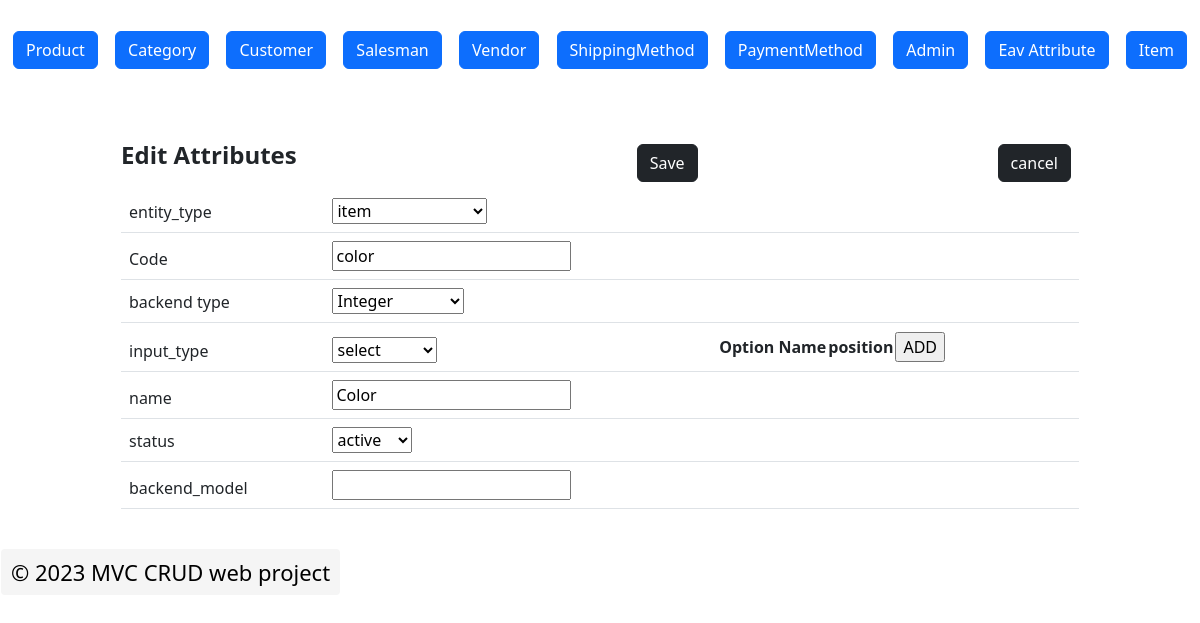
The app's page /index.php?c=eav_attribute&a=edit&attribute_id=28 with its own data.
### tables this page shows
CREATE TABLE `eav_attribute` (
  `attribute_id` int(11) NOT NULL,
  `entity_type_id` int(11) NOT NULL,
  `code` varchar(20) NOT NULL,
  `backend_type` varchar(20) DEFAULT NULL,
  `name` varchar(20) NOT NULL,
  `status` tinyint(4) NOT NULL,
  `backend_model` varchar(255) NOT NULL,
  `input_type` varchar(20) NOT NULL
);

### Block/Core/Template.php (called while the page is built, shortened)
<?php
class Block_Core_Template extends Model_Core_View
{
	protected $children = [];
	public function getChildren()
	{
		return $this->children;
	}
	public function addChild($key, $value)
	{
		$this->children[$key] = $value;
		return $this;
	}
}

### Model/Core/View.php (called while the page is built, shortened)
<?php
class Model_Core_View
{
	protected $template = null;
	protected $data = [];
	public function setTemplate($template)
	{
		$this->template = $template;
		return $this;
	}
	public function getTemplate()
	{
		return $this->template;
	}
	public function setData($data)
	{
		$this->data = $data;
		return $this;
	}
	public function getData($key = null)
	{
		if (array_key_exists($key, $this->data)) {
			return $this->data[$key];
		}
		return null;
	}
	public function render()
	{
		require "View" . DS . $this->getTemplate();
	}
	public function getUrl($action = null, $controller = null, $param = [], $reset = false)
	{
		return Ccc::getModel('Core_Url')->getUrl($action, $controller, $param, $reset);
	}
}

### Controller/Eav/Attribute.php (called while the page is built, shortened)
<?php
class Controller_Eav_Attribute extends Controller_Core_Action
{
	public function editAction()
	{
		try {
			$attributeId = (int) Ccc::getModel('Core_Request')->getParam('attribute_id');
			$layout = $this->getLayout();
			$attribute = Ccc::getModel('Core_Eav_attribute')->load($attributeId);
			$edit = $layout->createBlock('Core_Eav_Attribute_Edit')->setData(['attribute'=>$attribute]);
			$layout->getChild('content')->addChild('edit',$edit);
			$layout->render();
		} catch (Exception $e) {
			Ccc::getModel('Core_Message')->addMessages($e->getMessage(), Model_Core_Message::FAILURE);
		}
	}
}

### index.php (called while the page is built, shortened)
<?php
spl_autoload_register(function ($className) {
    $classPath = str_replace('_', '/', $className);
});
class Ccc
{
	public static function init()
	{
		$front = new Controller_Core_Front();
		$front->init();
	}
	public static function getModel($className)
	{
		return new $className();
	}
}
Ccc::init();
?>

### Block/Core/Eav/Attribute/Edit.php (called while the page is built, shortened)
<?php
class Block_Core_Eav_Attribute_Edit extends Block_Core_Template
{
	public function getAttribute()
	{
		$attribute = $this->getData('attribute');
		return $attribute;
	}
	public function getEntityType()
	{
		$sql = "SELECT * FROM `entity_type`";
		$typeData = Ccc::getModel('Core_Eav_Attribute_Option')->fetchAll($sql);
		return $typeData;
	}
}

### Model/Core/Table.php (called while the page is built, shortened)
<?php
class Model_Core_Table
{
	protected $data = [];
	protected $resource = null;
	protected $collection = null;
	public function setResource($resource)
	{
		$this->resource = $resource;
		return $this;
	}
	public function getResource()
	{
		if ($this->resource) {
			return $this->resource;
		}
		$resource = new ($this->resourceClass)();
		return $resource;
	}
	public function setCollection($collection)
	{
		$this->collection = $collection;
		return $this;
	}
	public function getCollection()
	{
		if ($this->collection) {
			return $this->collection;
		}
		$collection = new ($this->collectionClass)();
		return $collection;
	}
	public function getId()
	{
		$primaryKey = $this->getResource()->getPrimaryKey();
		return $this->$primaryKey;
	}
	public function getResourceName()
	{
		return $this->getResource()->getResourceName();
	}
	public function getPrimaryKey()
	{
		return $this->getResource()->getPrimaryKey();
	}
	public function __get($key)
	{
		return $this->data[$key];
	}
	public function setData(array $data)
	{
		$this->data = array_merge($this->data, $data) ;
		return $this;
	}
	public function load($id, $column = null)
	{
		if (!$column) {
			$column = $this->getPrimaryKey();
		}
		$query = "SELECT * FROM `{$this->getResourceName()}` WHERE `{$column}` = {$id}";
		$result = $this->getResource()->fetchRow($query);
		if ($result) {
			$this->data = $result;
		}
		return $this;
	}
	public function fetchAll($query)
	{
		$result = $this->getResource()->fetchAll($query);
		$collection = $this->getCollection()->setData($result);
		return $collection;
	}
}
?>

### Model/Core/Table/Resource.php (called while the page is built, shortened)
<?php
class Model_Core_Table_Resource
{
	protected $primaryKey = null;
	public function getAdapter()
	{
		$adapter = new Model_Core_Adapter();
		return $adapter;
	}
	public function setPrimaryKey($primaryKey)
	{
		$this->primaryKey = $primaryKey;
		return $this;
	}
	public function getPrimaryKey()
	{
		return $this->primaryKey;
	}
	public function fetchAll($query)
	{
		return $this->getAdapter()->fetchAll($query);
	}
	public function fetchRow($query)
	{
		return $this->getAdapter()->fetchRow($query);
	}
}
?>

### Model/Core/Adapter.php (called while the page is built, shortened)
	<?php
class Model_Core_Adapter {
	public $config = [
		'host' => 'localhost',
		'username'=>'root',
		'password' => '',
		'dbname' => 'newmvc-hirenasodiya'
	];
	public function connect()
	{
		$connect = mysqli_connect(
		$this->config['host'],
		$this->config['username'],
		$this->config['password'],
		$this->config['dbname']);
		return $connect;
	}
	public function fetchAll($query)
	{
		$connect = $this->connect();
		$result	= mysqli_query($connect,$query);
		if($result->num_rows > 0)
		{
		    return $result->fetch_all(MYSQLI_ASSOC);
		}
		return null;
	}
	public function fetchRow($query)
	{
		$connect = $this->connect();
		$result = mysqli_query($connect,$query);
		if($result->num_rows > 0)
		{
			return $result->fetch_assoc();
		}
		return false;
	}
}
?>

### Model/Core/Url.php (called while the page is built)
<?php
require_once'Model/Core/Request.php';
class Model_Core_Url
{
	public function getUrl($action = null, $controller = null, $param = [], $reset = false)
	{
		$result = new Model_Core_Request();
		$final = $result->getParam();
		if ($reset) {
			$final = [];
		}
		if ($controller) {
			$final['c'] = $controller;
		}
		else{
			$final['c'] = $result->getControllerName();
		}
		if ($action) {
			$final['a'] = $action;
		}
		else{
			$final['a'] = $result->getActionName();
		}
		if ($param) {
			$final = array_merge($final, $param);
		}
		$queryString = http_build_query($final);
		$requesturl = trim($_SERVER['REQUEST_URI'], $_SERVER['QUERY_STRING']);
		return $url = $_SERVER['REQUEST_SCHEME'].'://'.$_SERVER['HTTP_HOST'].$requesturl.$queryString;
	}
}
?>

### Model/Core/Request.php (called while the page is built, shortened)
<?php
class Model_Core_Request
{
	public function getParam($key = null , $value = null)
	{
		if($key == 	null)
		{
			return $_GET;
		}
		if(array_key_exists($key, $_GET))
		{
			return $_GET[$key];
		}
		return $value;
	}
}
?>

### Model/Core/Table/Collection.php (called while the page is built, shortened)
<?php
class Model_Core_Table_Collection
{
	protected $data = [];
	public function setData(array $data)
	{
		$this->data = array_merge($this->data, $data);
		return $this;
	}
	public function getData()
	{
		return $this->data;
	}
}

### Model/Core/Eav/Attribute/Resource.php (called while the page is built, shortened)
<?php
class Model_Core_Eav_Attribute_Resource extends Model_Core_Table_Resource
{
	public function getStatusOptions()
	{
		return [
			self::STATUS_ACTIVE => self::STATUS_ACTIVE_LBL,
			self::STATUS_INACTIVE => self::STATUS_INACTIVE_LBL
		];
	}
}

### Model/Core/Eav/Attribute.php (called while the page is built, shortened)
<?php
class Model_Core_Eav_Attribute extends Model_Core_Table
{
    public function getStatus()
    {
        if ($this->status) {
            return $this->status;
        }
        return Model_Core_Eav_Attribute_Resource::STATUS_DEFAULT;
    }
}
?>

### View/core/eav/attribute/edit.phtml (the view, shortened to what this page needs)
<?php
$attribute = $this->getAttribute();
$entityTypes = $this->getEntityType();
?>
<form action="<?php echo $this->getUrl('save', 'eav_attribute', ['attribute_id' => $attribute->getId()]) ?>" method="post">
	<div class="d-flex align-items-center justify-content-sm-between">
		<p class="fw-bolder fs-4">Edit Attributes</p>
			<button class="btn btn-dark ms-5">Save</button>
			<div class="m-2 mx-2"><a class="btn btn-dark pull-right" href="<?php echo $this->getUrl('grid','eav_attribute', [], true);?>">cancel</a></div>
		</div>
<table class="table table-striped">
	<thead>
        <tr>
            <td>entity_type</td>
            <td>
                <select name="attribute[entity_type_id]">
                    <?php foreach ($entityTypes->getData() as $entityType): ?>
                        <?php $selected = ($entityType->entity_type_id == $attribute->entity_type_id) ? 'selected' : '' ?>
                    <option value="<?php echo $entityType->entity_type_id;  ?>"<?php echo $selected ?> ><?php echo $entityType->name; ?></option>
                    <?php endforeach; ?>
                </select>
            </td>
            <td></td>
        </tr>
		<tr>
			<td>Code</td>
			<td>
				<input type="text" name="attribute[code]" value="<?php echo $attribute->code; ?>" required>
			</td>
            <td></td>
		</tr>
		<tr>
			<td>backend type</td>
			<td>
				<select name="attribute[backend_type]" >
                    <option value="integer" <?php echo ($attribute->backend_type == 'integer') ? 'selected' : '' ?>>Integer</option>
                </select>
			</td>
            <td></td>
		</tr>
        <tr>
            <td>input_type</td>
            <td>
                <select id="inputTypeSelect" name="attribute[input_type]" onchange="changeInputType(this)">
                    <option value="select" <?php echo ($attribute->input_type == 'select') ? 'selected' : '' ?>>select</option>
                </select>
            </td>
            <td>
                <div id="inputTypeOptionDiv">
                    <table>
                        <thead>
                            <tr>
                                <th>Option Name</th>
                                <th>position</th>
                                <th><input type="button" name="add" value="ADD" id="addOption" /></th>
                            </tr>
                        </thead>
                    </table>
                </div>
            </td>
        </tr>
        <tr>
            <td>name</td>
            <td>
                <input type="text" name="attribute[name]" value="<?php echo $attribute->name; ?>" required>
            </td>
            <td></td>
        </tr>
        <tr>
            <td>status</td>
            <td>
                <select name="attribute[status]">
                    <?php foreach($attribute->getResource()->getStatusOptions() as $key => $value): ?>
                    <?php $selected = ($key == $attribute->getStatus()) ? 'selected' : ''; ?>
                    <option value="<?php echo $key; ?>" <?php echo $selected; ?>> <?php echo $value; ?> </option>
                    <?php endforeach; ?>
                </select>
            </td>
            <td></td>
        </tr>
        <tr>
            <td>backend_model</td>
            <td>
                <input type="text" name="attribute[backend_model]" value="<?php echo $attribute->backend_model; ?>">
            </td>
            <td></td>
        </tr>
	</thead>
</table>
</form>

### View/html/content.phtml
<?php
$children = $this->getChildren();
foreach ($children as $child) {
	$child->render();
}
?>

### records on screen
eav_attribute: code "color", backend_type "Integer", input_type "select", name "Color"

### other values on screen
form field value "item"
form field value "active"
